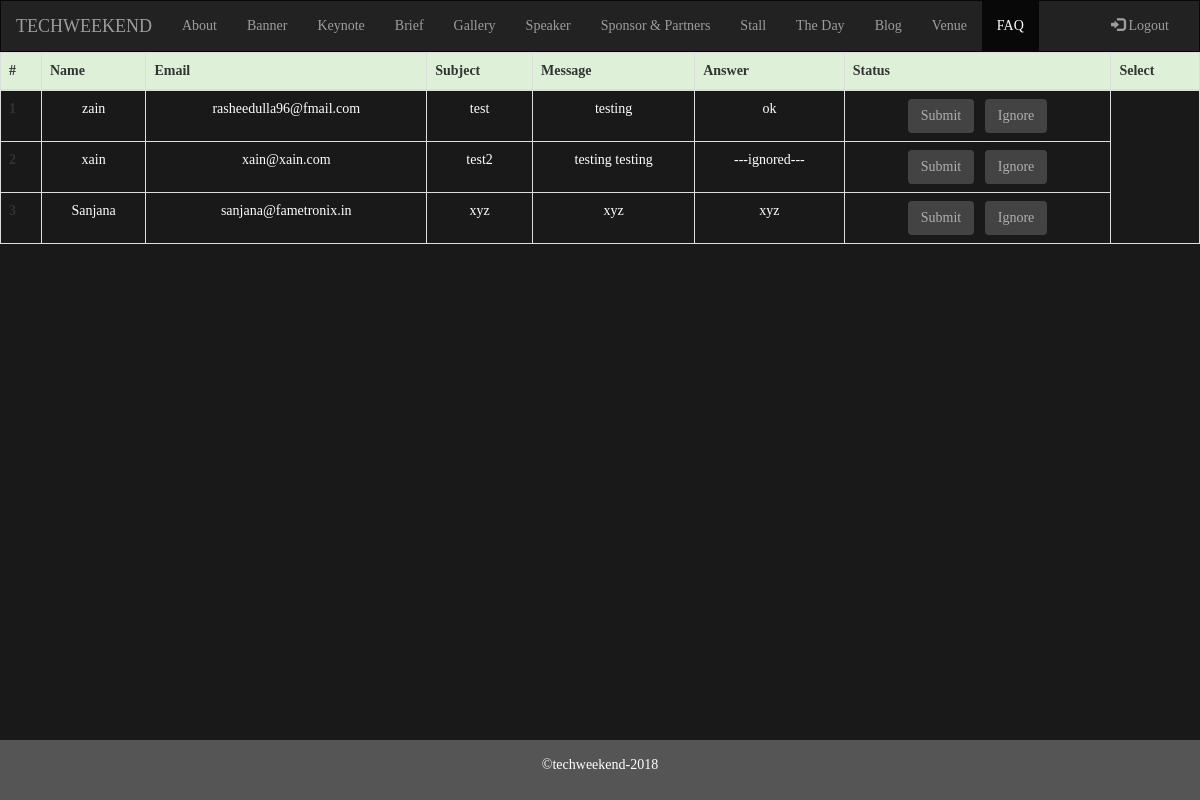
The page /admin/contact.php (signed in) on the database its author committed.
### tables this page shows
CREATE TABLE `contact` (
  `cid` int(10) NOT NULL,
  `name` varchar(255) NOT NULL,
  `email` varchar(255) NOT NULL,
  `subject` varchar(255) DEFAULT NULL,
  `message` varchar(255) NOT NULL,
  `answer` varchar(255) DEFAULT NULL
);

### admin/contact.php (the view, shortened to what this page needs)
<?php
include("connect.php");
?>
<!DOCTYPE html>
<html lang="en">
<head>
  <link rel="stylesheet" href="https://maxcdn.bootstrapcdn.com/bootstrap/3.3.7/css/bootstrap.min.css">
  <link rel="stylesheet" href="css/style.css">
</head>
<body style="background:rgba(0, 0, 0, 0.9);font-family: 'Raleway';">
<nav class="navbar navbar-inverse">
  <div class="container-fluid">
    <div class="navbar-header">
      <a class="navbar-brand" href="#">TECHWEEKEND</a>
    </div>
    <div class="collapse navbar-collapse" style=" text-align: center;" id="myNavbar">
      <ul class="nav navbar-nav">
        <li><a href="about.php">About</a></li>
        <li><a href="banners.php">Banner</a></li>
        <li><a href="agenda.php">Keynote</a></li>
        <li><a href="briefabout.php">Brief</a></li>
        <li><a href="gallery.php">Gallery</a></li>
        <li><a href="speakers.php">Speaker</a></li>
        <li><a href="sponsors.php">Sponsor & Partners</a></li>
        <li><a href="stalls.php">Stall</a> </li>
        <li><a href="theday.php">The Day</a></li>
        <li><a href="blog.php">Blog</a> </li>
        <li><a href="venue.php">Venue</a></li>
        <li class="active"><a href="contact.php">FAQ</a></li>
      </ul>
      <ul class="nav navbar-nav navbar-right">
        <li><a href="logout.php"><span class="glyphicon glyphicon-log-in"></span> Logout</a></li>
      </ul>
    </div>
  </div>
</nav>
<div class="container-fluid text-center">
  <div class="row content">
    <?php $query="select * from contact";
    $result= mysqli_query($db,$query) or die(mysqli_error($db));?>
    <table class="table table-bordered table-responsive">
      <thead>
        <tr class='success'>
          <th>#</th>
          <th>Name</th>
          <th>Email</th>
          <th>Subject</th>
          <th>Message</th>
          <th>Answer</th>
          <th>Status</th>
          <th>Select</th>
        </tr>
      </thead>
      <tbody>
        <?php
        $slno=0;
         while ( $row=mysqli_fetch_array($result)) {
        $slno++;
           ?>
          <form action="qupdate1.php" method="post">
        <tr>
          <th scope="row"><?php echo $slno ?></th>
          <td><?php echo $row['name'] ?></td>
          <td><?php echo $row['email'] ?></td>
          <td><?php echo $row['subject'] ?></td>
          <td><?php echo $row['message'] ?></td>
          <?php if ($row['answer']==null) {?>
            <td> <textarea required row=50 column=100 name='textarea'></textarea></td>
            <td> <p class="text-muted">Please answer!</p> </td>
            <td>
               <button type="submit" name="button" class="btn btn-outline-success">Submit</button>
               &nbsp
               <a href="qupdate2.php?PKid=<?php echo $row['cid']; ?>"><button type="button" name="button" class="btn btn-outline-danger">Ignore</button></a>
            </td>
          <?php }else {?>
            <td><?php echo $row['answer']; ?></td>
            <td>
            <button type="submit" name="button" class="btn btn-outline-success" disabled>Submit</button>
            <button type="submit" name="button" class="btn btn-outline-danger" disabled>Ignore</button>
            </td>
            <?php } ?>
        </tr>
      </form>
      <?php } ?>
      </tbody>
    </table>
  </div>
</div>
<footer class="container-fluid text-center navbar-fixed-bottom">
  <p>&copy;techweekend-2018</p>
</footer>
</body>
</html>

### admin/css/style.css (style rules this page uses)
body { overflow-x: hidden; }
form { position: relative; width: 290px; margin: 0 auto; background: #86C232; padding: 22px 22px; border: 1px solid; border-top-color: rgba(255,255,255,.4); border-left-color: rgba(255,255,255,.4); border-bottom-color: rgba(60,60,60,.4); border-right-color: rgba(60,60,60,.4); }

### admin/contact.php (style rules this page uses)
.navbar { margin-bottom: 0; border-radius: 0; text-align: center; }
.row.content { height: 450px }
footer { background-color: #555; color: white; padding: 15px; }
td { color:white; }

### rows shown on the page
contact: name "zain", email "rasheedulla96@fmail.com", subject "test", message "testing", answer "ok"
contact: name "xain", email "xain@xain.com", subject "test2", message "testing testing", answer "---ignored---"
contact: name "Sanjana", email "sanjana@fametronix.in", subject "xyz", message "xyz", answer "xyz"
